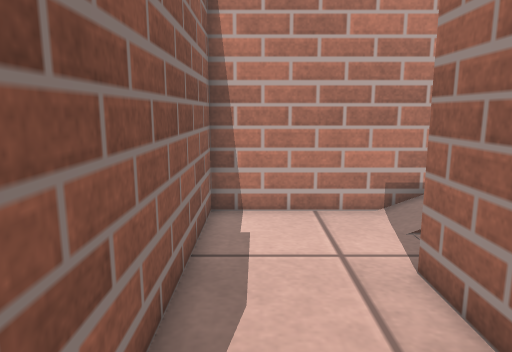
View 1 (above)

17 first-person views from a walk through a world built for the Gazebo simulator. The camera is 0.68 m above the floor, tilts 10° down and sees 70° across. The floor is counted in squares, 0.2 m on a side. Each view is taken from the middle of a square. On the plan, view 1 faces up. The plan holds only what a view shows up to about 20 squares ahead; the rest is blank. The robots in the file are not drawn.

View 2
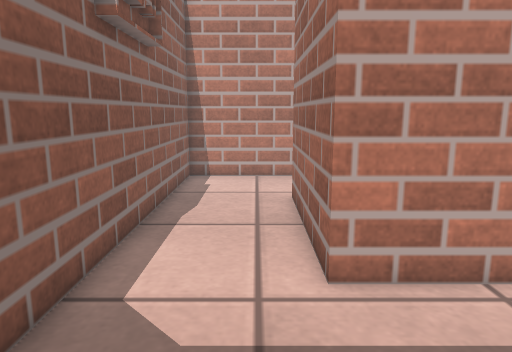

View 3
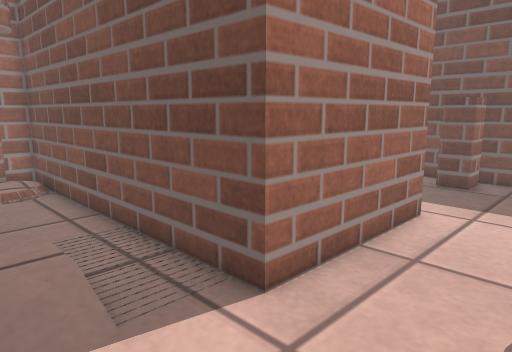

View 4
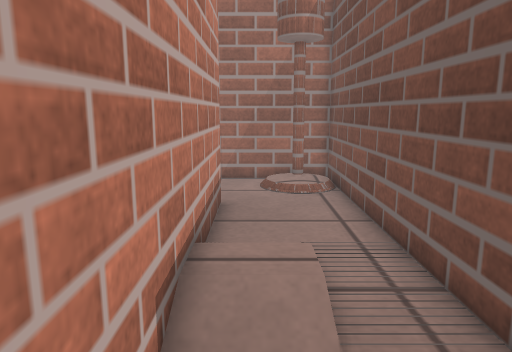

View 5
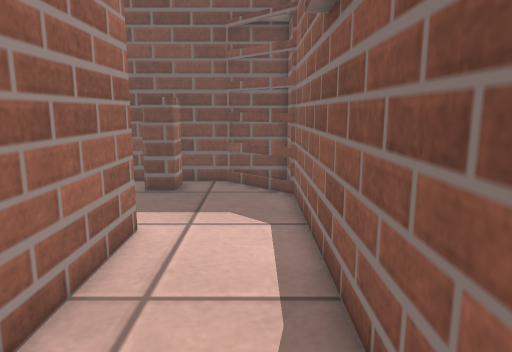

View 6
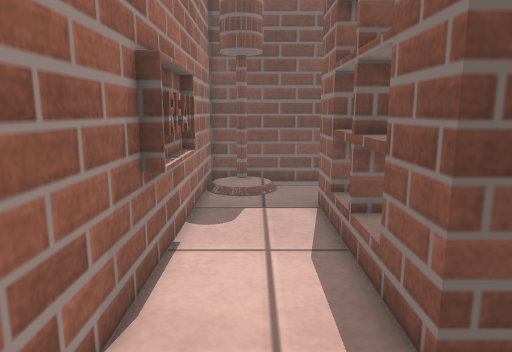

View 7
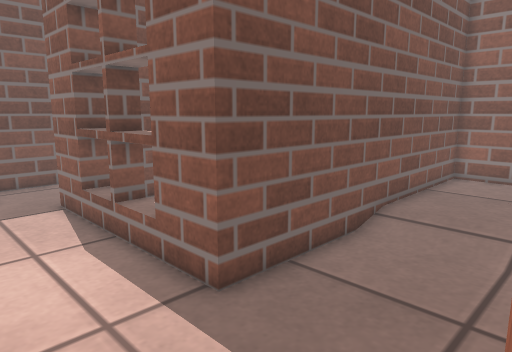

View 8
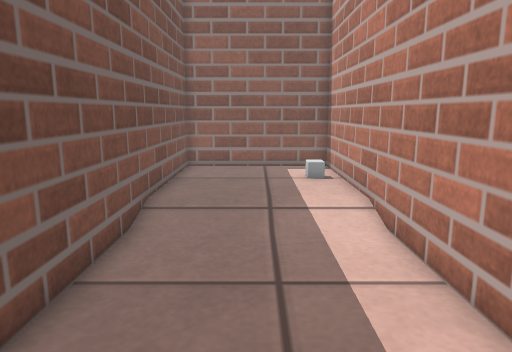

View 9
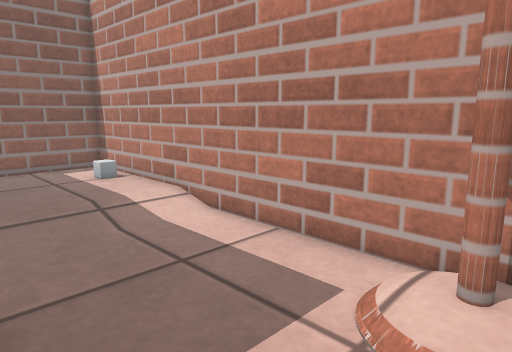

View 10
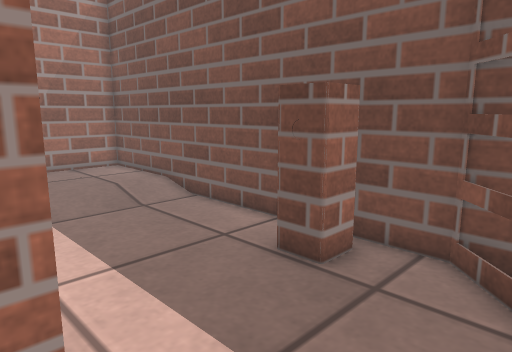

View 11
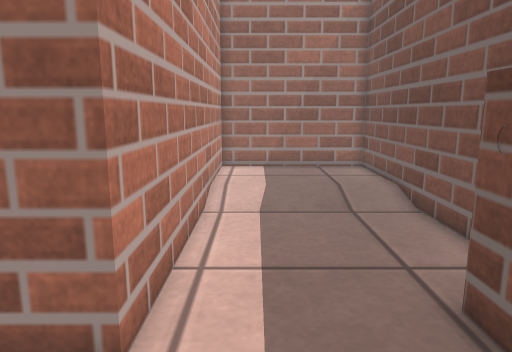

View 12
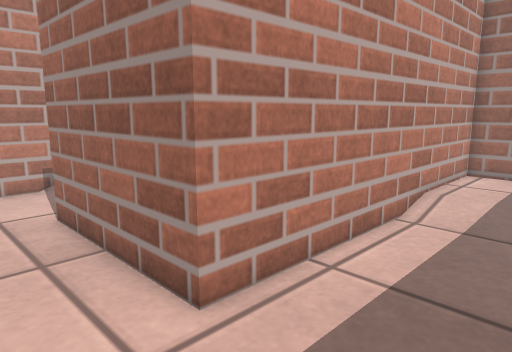

View 13
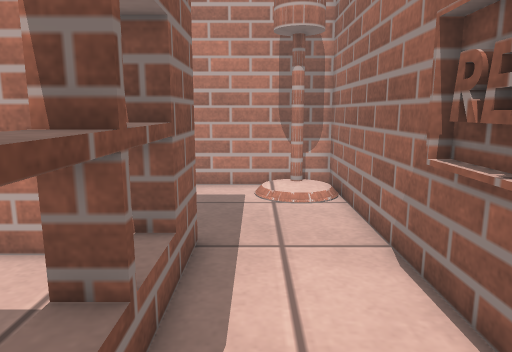

View 14
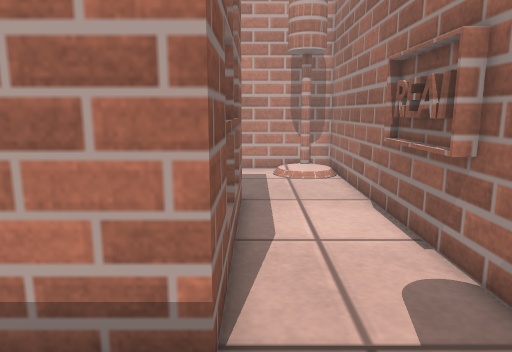

View 15
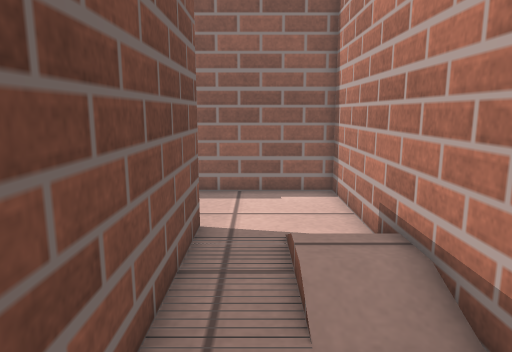

View 16
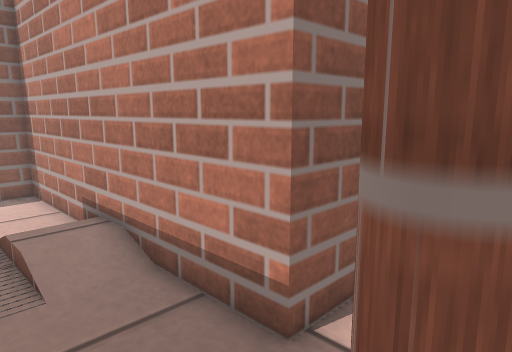

View 17
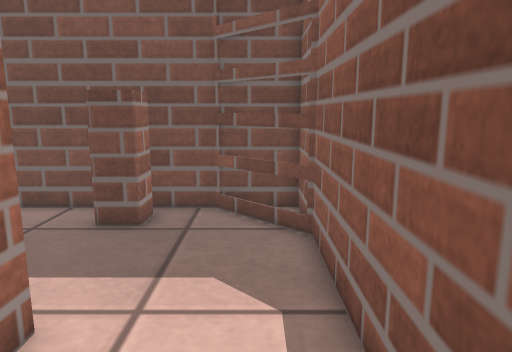

### Floor plan
Points are (right, up) in squares from view 1. A wall is a line through its corners. A room is listed if a view was taken in it or the views show most of it. See-through windows are left out.
Room 1 (views 1, 2, 3, 4, 5, 6, 7, 8, 9, 10, 11, 12, 13, 14, 15, 16, 17)
walls: (18.5, 15.3) (18, 15.3) (18, 19.3) (18.5, 19.3); (5.4, -0.2) (3.4, -0.2) (3.4, 7.3) (18.4, 7.3) (18.4, 29.8) (-1.6, 29.8) (-1.6, 22.3) (13.4, 22.3) (13.4, 12.3) (-1.6, 12.3) (-1.6, -4.7) (1.5, -7.7); (3.4, -6.9) (3.4, -5.5) (4.9, -5.5); (-1, -7.7) (4.5, -7.7)
ways out: opening at (4.5, -3) to room 2
Room 2 (no view inside)
walls: (4.5, -7.7) (18.4, -7.7) (18.4, -0.2) (5.4, -0.2)
ways out: opening at (4.5, -3) to room 1

Positions as (right, up) in squares from view 1, and headings:
1: (0, 0), facing up
2: (2, -7), facing up
3: (-1, 12), facing down-right
4: (0, 11), facing right
5: (0, 10), facing down
6: (16, 27), facing down
7: (18, 28), facing down-left
8: (18, 26), facing left
9: (18, 22), facing up-left
10: (-1, 1), facing down-right
11: (-1, -2), facing right
12: (0, -5), facing up-right
13: (15, 13), facing up
14: (14, 8), facing up
15: (14, 9), facing left
16: (17, 8), facing up-left
17: (0, 5), facing down
